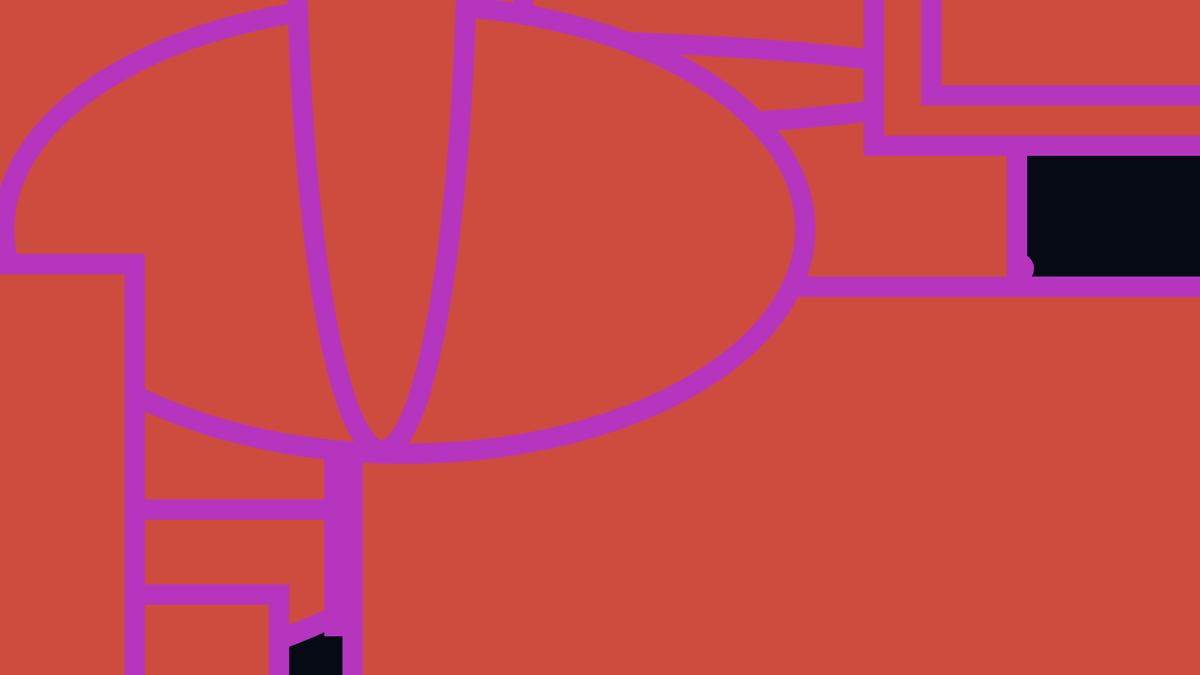
Frame 1 (no input)
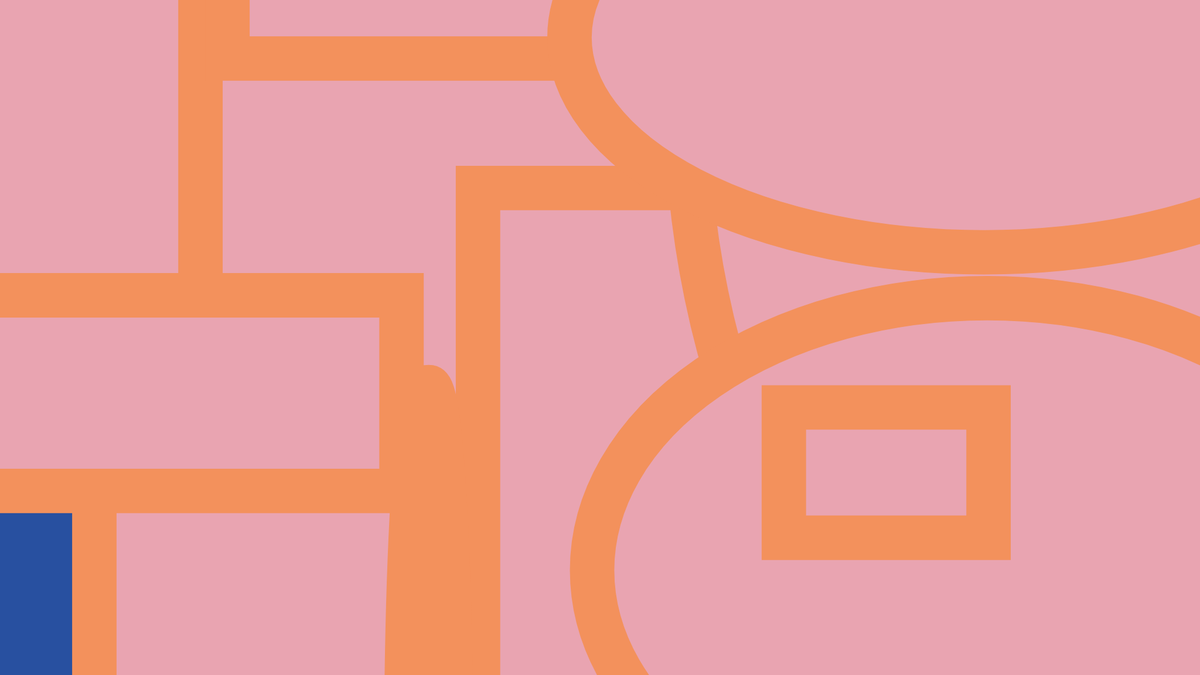
Frame 60 (no input)
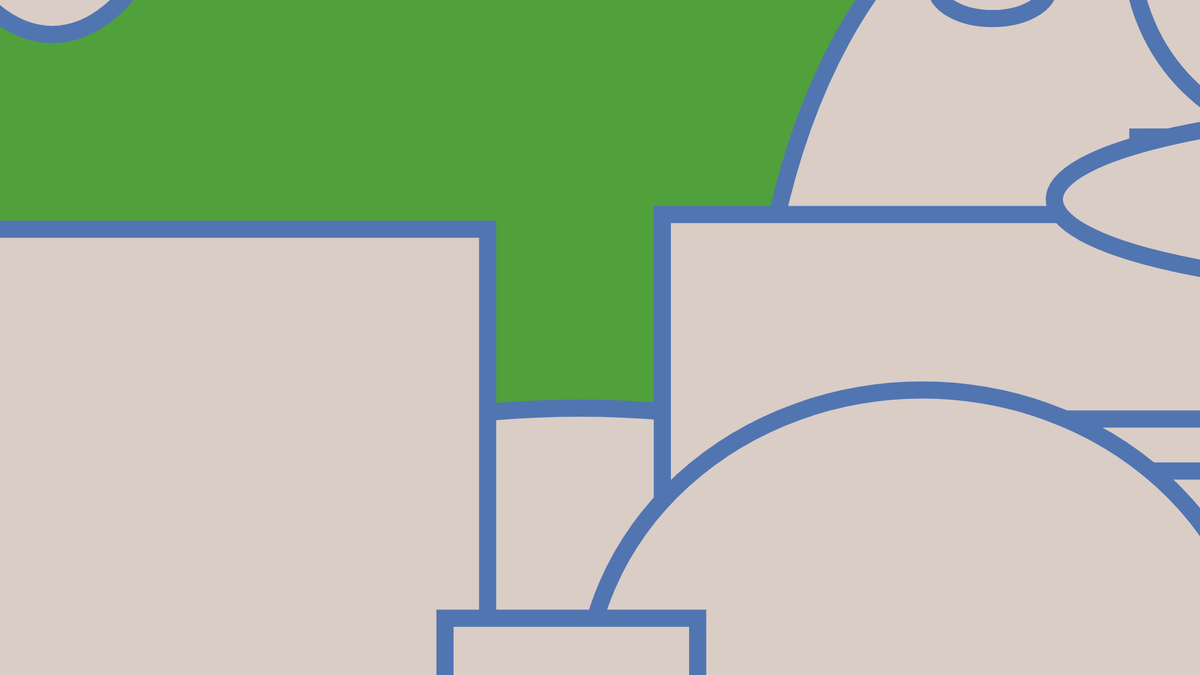
Frame 120 (the mouse pressed at the canvas centre since frame 60)

The p5.js sketch that drew these frames (run headless with seeded random() and noise() and a simulated clock; from frame 60 on, the mouse is pressed at the canvas centre):

// p5.js sketch
// ── sketch.js
var a = 0;
var b = 0;
var c = 0;
function setup() {
  createCanvas(2048, 1152);
}

function draw() {
  a = a + 5;
  b = b + 10;
  c = c + 20;
  background(a, b, c);
  stroke(random(0, 255), random(0, 255), random(0, 255));
  strokeWeight(random(0, 100));
  fill(random(0, 255), random(0, 255), random(0, 255));
  ellipse(
    mouseX + random(0, windowWidth),
    mouseY - 100,
    random(0, 2000),
    random(0, 2000)
  );
  rect(mouseX+random(-2000,2000), mouseY+random(-1300,1300), random(0, 2000), random(0, 2000));
  ellipse(mouseX+random(-2000,2000), mouseY+random(-1300,1300), random(0, 2000), random(0, 2000));
  rect(mouseX+random(-2000,2000) + 100, mouseY+random(-1300,1300) + 100, random(0, 2000), random(0, 2000));
  ellipse(mouseX+random(-2000,2000) + 100, mouseY+random(-1300,1300) + 100, random(0, 2000), random(0, 2000));
  rect(mouseX+random(-2000,2000) - 100, mouseY+random(-1300,1300) - 100, random(0, 2000), random(0, 2000));
  ellipse(mouseX+random(-2000,2000) - 100, mouseY+random(-1300,1300) - 100, random(0, 2000), random(0, 2000));
  rect(mouseX+random(-2000,2000) + 100, mouseY+random(-1300,1300) - 100, random(0, 2000), random(0, 2000));
  ellipse(mouseX+random(-2000,2000) + 100, mouseY+random(-1300,1300) - 100, random(0, 2000), random(0, 2000));
  rect(mouseX+random(-2000,2000) - 100, mouseY+random(-1300,1300) + 100, random(0, 2000), random(0, 2000));
  ellipse(mouseX+random(-2000,2000) - 100, mouseY+random(-1300,1300) + 100, random(0, 2000), random(0, 2000));
  rect(mouseX+random(-2000,2000) - 100, mouseY+random(-1300,1300), random(0, 2000), random(0, 2000));
  ellipse(mouseX+random(-2000,2000) - 100, mouseY+random(-1300,1300), random(0, 2000), random(0, 2000));
  rect(mouseX+random(-2000,2000) + 100, mouseY+random(-1300,1300), random(0, 2000), random(0, 2000));
  ellipse(mouseX+random(-2000,2000) + 100, mouseY+random(-1300,1300), random(0, 2000), random(0, 2000));
  rect(mouseX+random(-2000,2000), mouseY+random(-1300,1300) + 100, random(0, 2000), random(0, 2000));
  ellipse(mouseX+random(-2000,2000), mouseY+random(-1300,1300) + 100, random(0, 2000), random(0, 2000));
  rect(mouseX+random(-2000,2000), mouseY+random(-1300,1300) - 100, random(0, 2000), random(0, 2000));
    rect(mouseX+random(-2000,2000), mouseY+random(-1300,1300), random(0, 2000), random(0, 2000));
  ellipse(mouseX+random(-2000,2000), mouseY+random(-1300,1300), random(0, 2000), random(0, 2000));
  rect(mouseX+random(-2000,2000) + 100, mouseY+random(-1300,1300) + 100, random(0, 2000), random(0, 2000));
  ellipse(mouseX+random(-2000,2000) + 100, mouseY+random(-1300,1300) + 100, random(0, 2000), random(0, 2000));
  rect(mouseX+random(-2000,2000) - 100, mouseY+random(-1300,1300) - 100, random(0, 2000), random(0, 2000));
  ellipse(mouseX+random(-2000,2000) - 100, mouseY+random(-1300,1300) - 100, random(0, 2000), random(0, 2000));
  rect(mouseX+random(-2000,2000) + 100, mouseY+random(-1300,1300) - 100, random(0, 2000), random(0, 2000));
  ellipse(mouseX+random(-2000,2000) + 100, mouseY+random(-1300,1300) - 100, random(0, 2000), random(0, 2000));
  rect(mouseX+random(-2000,2000) - 100, mouseY+random(-1300,1300) + 100, random(0, 2000), random(0, 2000));
  ellipse(mouseX+random(-2000,2000) - 100, mouseY+random(-1300,1300) + 100, random(0, 2000), random(0, 2000));
  rect(mouseX+random(-2000,2000) - 100, mouseY+random(-1300,1300), random(0, 2000), random(0, 2000));
  ellipse(mouseX+random(-2000,2000) - 100, mouseY+random(-1300,1300), random(0, 2000), random(0, 2000));
  rect(mouseX+random(-2000,2000) + 100, mouseY+random(-1300,1300), random(0, 2000), random(0, 2000));
  ellipse(mouseX+random(-2000,2000) + 100, mouseY+random(-1300,1300), random(0, 2000), random(0, 2000));
  rect(mouseX+random(-2000,2000), mouseY+random(-1300,1300) + 100, random(0, 2000), random(0, 2000));
  ellipse(mouseX+random(-2000,2000), mouseY+random(-1300,1300) + 100, random(0, 2000), random(0, 2000));
  rect(mouseX+random(-2000,2000), mouseY+random(-1300,1300) - 100, random(0, 2000), random(0, 2000));
  if (a > 255) {
  }
  if (a > 255) {
    a = 0;
  }
  if (b > 255) {
    b = 0;
  }
  if (c > 255) {
    c = 0;
  }
}
function keyPressed() {
  if (key == "f") {
    fullscreen(true);
  }
}
